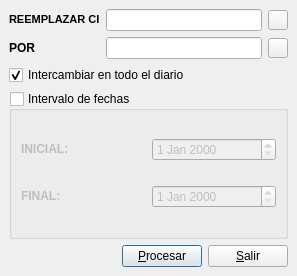
<?xml version="1.0" encoding="UTF-8"?>
<ui version="4.0">
 <author>José Manuel Díez Botella</author>
 <class>cambiaci</class>
 <widget class="QDialog" name="cambiaci">
  <property name="geometry">
   <rect>
    <x>0</x>
    <y>0</y>
    <width>297</width>
    <height>276</height>
   </rect>
  </property>
  <property name="font">
   <font/>
  </property>
  <property name="windowTitle">
   <string>Intercambia cuenta en diario</string>
  </property>
  <layout class="QVBoxLayout">
   <property name="spacing">
    <number>6</number>
   </property>
   <property name="leftMargin">
    <number>9</number>
   </property>
   <property name="topMargin">
    <number>9</number>
   </property>
   <property name="rightMargin">
    <number>9</number>
   </property>
   <property name="bottomMargin">
    <number>9</number>
   </property>
   <item>
    <layout class="QGridLayout">
     <property name="leftMargin">
      <number>0</number>
     </property>
     <property name="topMargin">
      <number>0</number>
     </property>
     <property name="rightMargin">
      <number>0</number>
     </property>
     <property name="bottomMargin">
      <number>0</number>
     </property>
     <property name="spacing">
      <number>6</number>
     </property>
     <item row="0" column="1">
      <layout class="QHBoxLayout">
       <property name="spacing">
        <number>6</number>
       </property>
       <property name="leftMargin">
        <number>0</number>
       </property>
       <property name="topMargin">
        <number>0</number>
       </property>
       <property name="rightMargin">
        <number>0</number>
       </property>
       <property name="bottomMargin">
        <number>0</number>
       </property>
       <item>
        <widget class="QLineEdit" name="origenlineEdit">
         <property name="maxLength">
          <number>40</number>
         </property>
        </widget>
       </item>
       <item>
        <widget class="QPushButton" name="buscapushButton1">
         <property name="minimumSize">
          <size>
           <width>20</width>
           <height>20</height>
          </size>
         </property>
         <property name="maximumSize">
          <size>
           <width>20</width>
           <height>20</height>
          </size>
         </property>
         <property name="text">
          <string/>
         </property>
         <property name="icon">
          <iconset resource="keme.qrc">
           <normaloff>:/iconos/graf/viewer.xpm</normaloff>:/iconos/graf/viewer.xpm</iconset>
         </property>
         <property name="autoDefault">
          <bool>false</bool>
         </property>
        </widget>
       </item>
      </layout>
     </item>
     <item row="0" column="0">
      <widget class="QLabel" name="textLabel1">
       <property name="text">
        <string>&lt;!DOCTYPE HTML PUBLIC &quot;-//W3C//DTD HTML 4.0//EN&quot; &quot;http://www.w3.org/TR/REC-html40/strict.dtd&quot;&gt;
&lt;html&gt;&lt;head&gt;&lt;meta name=&quot;qrichtext&quot; content=&quot;1&quot; /&gt;&lt;style type=&quot;text/css&quot;&gt;
p, li { white-space: pre-wrap; }
&lt;/style&gt;&lt;/head&gt;&lt;body style=&quot; font-family:'DejaVu Sans'; font-size:8pt; font-weight:400; font-style:normal;&quot;&gt;
&lt;p style=&quot; margin-top:0px; margin-bottom:0px; margin-left:0px; margin-right:0px; -qt-block-indent:0; text-indent:0px;&quot;&gt;&lt;span style=&quot; font-weight:600;&quot;&gt;REEMPLAZAR CI&lt;/span&gt;&lt;/p&gt;&lt;/body&gt;&lt;/html&gt;</string>
       </property>
       <property name="wordWrap">
        <bool>false</bool>
       </property>
      </widget>
     </item>
     <item row="1" column="0">
      <widget class="QLabel" name="textLabel2">
       <property name="text">
        <string>&lt;b&gt;POR&lt;/b&gt;</string>
       </property>
       <property name="wordWrap">
        <bool>false</bool>
       </property>
      </widget>
     </item>
     <item row="1" column="1">
      <layout class="QHBoxLayout">
       <property name="spacing">
        <number>6</number>
       </property>
       <property name="leftMargin">
        <number>0</number>
       </property>
       <property name="topMargin">
        <number>0</number>
       </property>
       <property name="rightMargin">
        <number>0</number>
       </property>
       <property name="bottomMargin">
        <number>0</number>
       </property>
       <item>
        <widget class="QLineEdit" name="porlineEdit">
         <property name="maxLength">
          <number>40</number>
         </property>
        </widget>
       </item>
       <item>
        <widget class="QPushButton" name="buscapushButton2">
         <property name="minimumSize">
          <size>
           <width>20</width>
           <height>20</height>
          </size>
         </property>
         <property name="maximumSize">
          <size>
           <width>20</width>
           <height>20</height>
          </size>
         </property>
         <property name="text">
          <string/>
         </property>
         <property name="icon">
          <iconset resource="keme.qrc">
           <normaloff>:/iconos/graf/viewer.xpm</normaloff>:/iconos/graf/viewer.xpm</iconset>
         </property>
         <property name="autoDefault">
          <bool>false</bool>
         </property>
        </widget>
       </item>
      </layout>
     </item>
    </layout>
   </item>
   <item>
    <widget class="QCheckBox" name="todocheckBox">
     <property name="text">
      <string>Intercambiar en todo el diario</string>
     </property>
     <property name="checked">
      <bool>true</bool>
     </property>
    </widget>
   </item>
   <item>
    <widget class="QGroupBox" name="fechasgroupBox">
     <property name="title">
      <string>Intervalo de fechas</string>
     </property>
     <property name="checkable">
      <bool>true</bool>
     </property>
     <property name="checked">
      <bool>false</bool>
     </property>
     <layout class="QGridLayout">
      <property name="leftMargin">
       <number>9</number>
      </property>
      <property name="topMargin">
       <number>9</number>
      </property>
      <property name="rightMargin">
       <number>9</number>
      </property>
      <property name="bottomMargin">
       <number>9</number>
      </property>
      <property name="spacing">
       <number>6</number>
      </property>
      <item row="1" column="1">
       <widget class="QDateEdit" name="finaldateEdit"/>
      </item>
      <item row="0" column="1">
       <widget class="QDateEdit" name="inicialdateEdit"/>
      </item>
      <item row="1" column="0">
       <widget class="QLabel" name="textLabel5">
        <property name="text">
         <string>&lt;b&gt;FINAL:&lt;/b&gt;</string>
        </property>
        <property name="wordWrap">
         <bool>false</bool>
        </property>
       </widget>
      </item>
      <item row="0" column="0">
       <widget class="QLabel" name="textLabel4">
        <property name="text">
         <string>&lt;b&gt;INICIAL:&lt;/b&gt;</string>
        </property>
        <property name="wordWrap">
         <bool>false</bool>
        </property>
       </widget>
      </item>
     </layout>
    </widget>
   </item>
   <item>
    <layout class="QHBoxLayout">
     <property name="spacing">
      <number>6</number>
     </property>
     <property name="leftMargin">
      <number>0</number>
     </property>
     <property name="topMargin">
      <number>0</number>
     </property>
     <property name="rightMargin">
      <number>0</number>
     </property>
     <property name="bottomMargin">
      <number>0</number>
     </property>
     <item>
      <spacer>
       <property name="orientation">
        <enum>Qt::Horizontal</enum>
       </property>
       <property name="sizeType">
        <enum>QSizePolicy::Expanding</enum>
       </property>
       <property name="sizeHint" stdset="0">
        <size>
         <width>111</width>
         <height>20</height>
        </size>
       </property>
      </spacer>
     </item>
     <item>
      <widget class="QPushButton" name="procesarpushButton">
       <property name="text">
        <string>&amp;Procesar</string>
       </property>
       <property name="shortcut">
        <string>Alt+P</string>
       </property>
      </widget>
     </item>
     <item>
      <widget class="QPushButton" name="salirpushButton">
       <property name="text">
        <string>&amp;Salir</string>
       </property>
       <property name="shortcut">
        <string>Alt+S</string>
       </property>
      </widget>
     </item>
    </layout>
   </item>
  </layout>
 </widget>
 <layoutdefault spacing="6" margin="11"/>
 <tabstops>
  <tabstop>origenlineEdit</tabstop>
  <tabstop>buscapushButton1</tabstop>
  <tabstop>porlineEdit</tabstop>
  <tabstop>buscapushButton2</tabstop>
  <tabstop>todocheckBox</tabstop>
  <tabstop>fechasgroupBox</tabstop>
  <tabstop>inicialdateEdit</tabstop>
  <tabstop>finaldateEdit</tabstop>
  <tabstop>procesarpushButton</tabstop>
  <tabstop>salirpushButton</tabstop>
 </tabstops>
 <resources>
  <include location="keme.qrc"/>
 </resources>
 <connections>
  <connection>
   <sender>salirpushButton</sender>
   <signal>clicked()</signal>
   <receiver>cambiaci</receiver>
   <slot>reject()</slot>
   <hints>
    <hint type="sourcelabel">
     <x>248</x>
     <y>251</y>
    </hint>
    <hint type="destinationlabel">
     <x>20</x>
     <y>20</y>
    </hint>
   </hints>
  </connection>
 </connections>
</ui>
